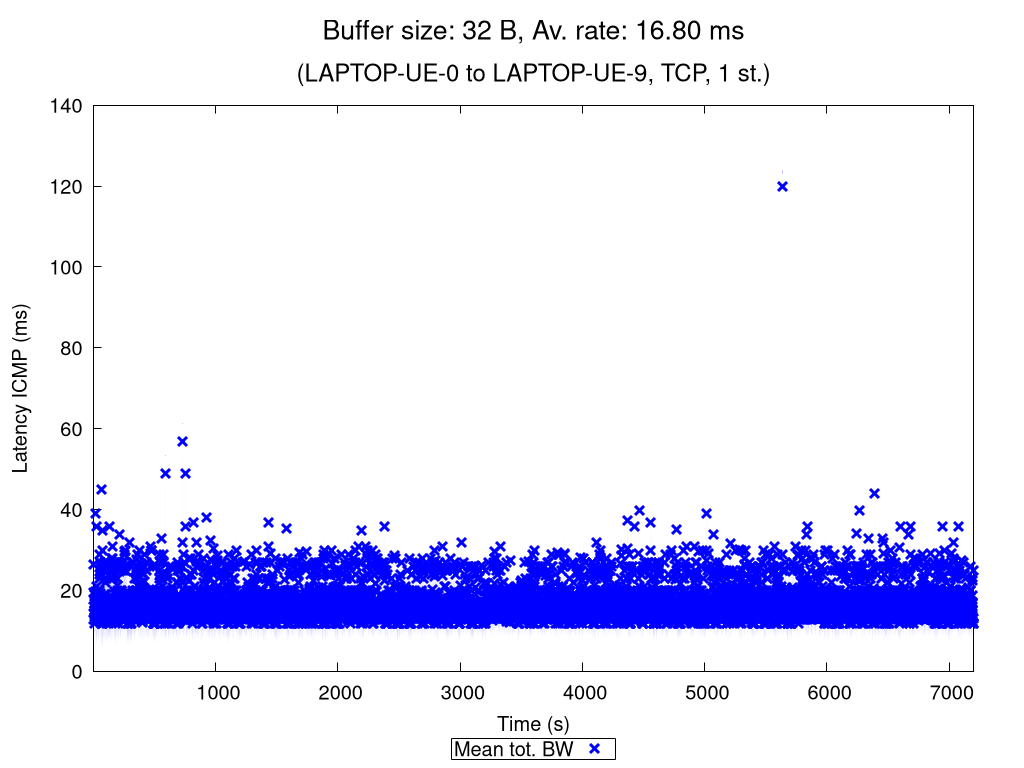

This chart was generated by the following gnuplot code:
set terminal pngcairo nocrop enhanced size 1024,768 font "Verdana,15"
set output "TCP_1_st_2020_11_06_01-45-06_one2two_00032B.png"

set title "{/=20 Buffer size: 32 B, Av. rate: 16.80 ms}\n\n{/=18 (LAPTOP-UE-0 to LAPTOP-UE-9, TCP, 1 st.)}"

set xlabel "Time (s)"
set ylabel "Latency ICMP (ms)"
set ytics nomirror
set key bmargin center horizontal box samplen 1 width -1
set bmargin 4.6
set rmargin 4.5

rf = 1.0  # rate factor
set style fill transparent solid 0.2 noborder
set autoscale xfix
plot "TCP_1_st_2020_11_06_01-45-06_one2two_00032B_iperf_processed.dat" using 1:($2/rf-$3/rf):($2/rf+$3/rf) with filledcurves lc rgb "blue" notitle, \
     "" using 1:($2/rf) with points pt 2 ps 1.5 lw 3 lc rgb "blue" title "Mean tot. BW", \
